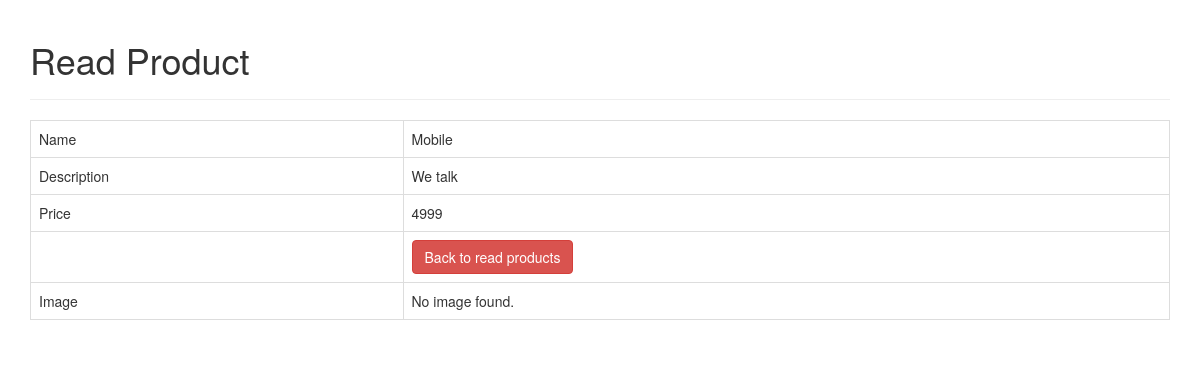
Screenshot of /read_one.php?id=12 with the database file from the repository.
### tables this page shows
CREATE TABLE `products` (
  `id` int(11) NOT NULL,
  `name` varchar(128) NOT NULL,
  `description` text NOT NULL,
  `price` double NOT NULL,
  `created` datetime NOT NULL,
  `modified` timestamp NOT NULL DEFAULT current_timestamp() ON UPDATE current_timestamp(),
  `image` blob DEFAULT NULL
);

### read_one.php (the view, shortened to what this page needs)
<!DOCTYPE HTML>
<html>
<head>
    <link rel="stylesheet" href="https://maxcdn.bootstrapcdn.com/bootstrap/3.3.7/css/bootstrap.min.css" />
</head>
<body>
    <div class="container">
        <div class="page-header">
            <h1>Read Product</h1>
        </div>
        <?php
$id=isset($_GET['id']) ? $_GET['id'] : die('ERROR: Record ID not found.');
include 'config/database.php';
try {
    $query = "SELECT id, name, description, price, image FROM products WHERE id = ? LIMIT 0,1";
    $stmt = $con->prepare( $query );
    $stmt->bindParam(1, $id);
    $stmt->execute();
    $row = $stmt->fetch(PDO::FETCH_ASSOC);
    $name = $row['name'];
    $description = $row['description'];
    $price = $row['price'];
    $image = htmlspecialchars($row['image'], ENT_QUOTES);
}
catch(PDOException $exception){
    die('ERROR: ' . $exception->getMessage());
}
?>
<table class='table table-hover table-responsive table-bordered'>
    <tr>
        <td>Name</td>
        <td><?php echo htmlspecialchars($name, ENT_QUOTES);  ?></td>
    </tr>
    <tr>
        <td>Description</td>
        <td><?php echo htmlspecialchars($description, ENT_QUOTES);  ?></td>
    </tr>
    <tr>
        <td>Price</td>
        <td><?php echo htmlspecialchars($price, ENT_QUOTES);  ?></td>
    </tr>
    <tr>
        <td></td>
        <td>
            <a href='index.php' class='btn btn-danger'>Back to read products</a>
        </td>
    </tr>
    <tr>
        <td>Image</td>
        <td>
            <?php echo $image ? "<img src='uploads/{$image}' style='width:300px;' />" : "No image found.";  ?>
        </td>
</tr>
</table>
    </div>
</body>
</html>

### rows the page displays
products: name "Mobile", description "We talk", price "4999"
